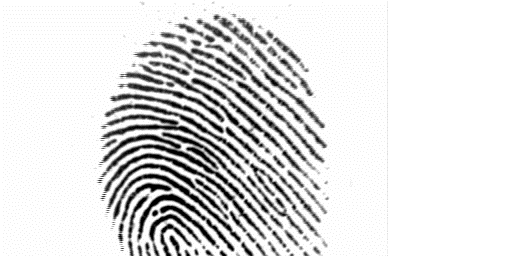
%> input picture MatLab/Fourier vs Huellas/0 copia.tif, 512 x 256 px
$ octave formulaDelPaper.m   (GNU Octave 9; MATLAB toolbox functions it lacks are replaced by stand-ins)
%> lines starting %> are read from the running program, lines starting %| are printed output that depends on the picture
B = double(imread('Fourier vs Huellas/0 copia.tif','tif'));
B1 = B(:,:,1);
I = log(1 + abs(fftshift(fft2(B1))));
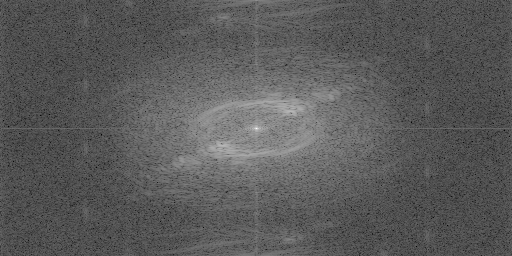
%> I: size 256x512 double; min 2.76, max 17.19, mean 7.89; drawn with min black and max white
%I = abs(fftshift(fft2(B1)));
%I = abs(imag(fftshift(fft2(B1))));
mesh(I); colormap(gray);
%> after `colormap(gray)`:
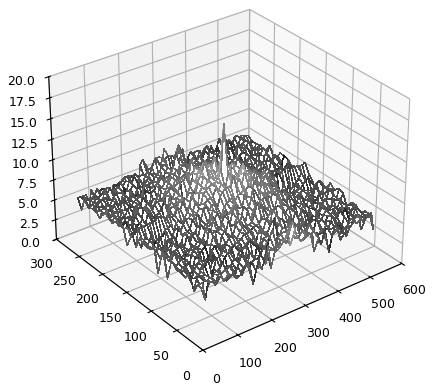
%> figure redrawn from the program's plot data

$ run again, with MatLab/Fourier vs Huellas/1 copia.tif copied over MatLab/Fourier vs Huellas/0 copia.tif
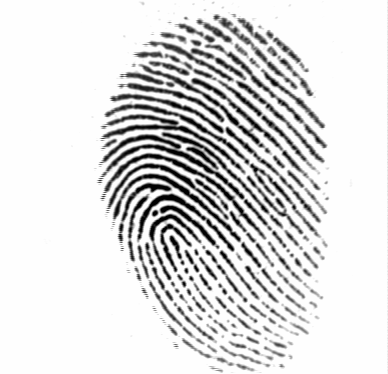
%> input picture MatLab/Fourier vs Huellas/1 copia.tif, 388 x 374 px
%> `I = log(1 + abs(fftshift(fft2(B1))));`:
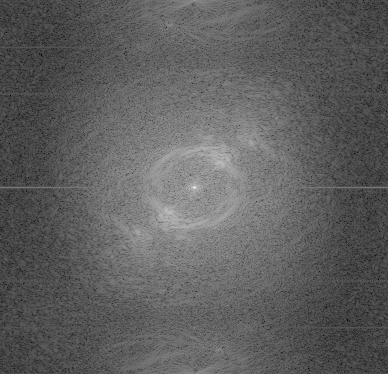
%> I: size 374x388 double; min 1.48, max 17.28, mean 7.38; drawn with min black and max white
%> `colormap(gray)`:
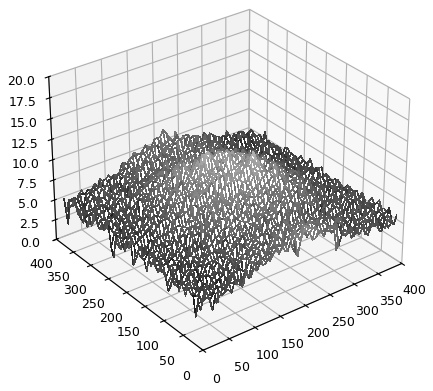
%> figure redrawn from the program's plot data

$ run again, with MatLab/Fourier vs Huellas/3 copia.tif copied over MatLab/Fourier vs Huellas/0 copia.tif
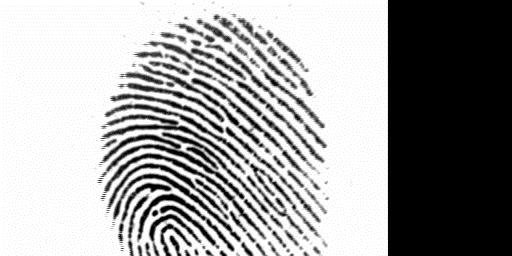
%> input picture MatLab/Fourier vs Huellas/3 copia.tif, 512 x 256 px
%> `I = log(1 + abs(fftshift(fft2(B1))));`:
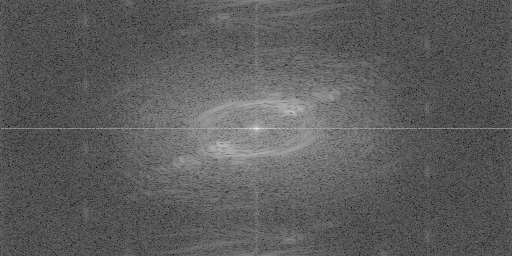
%> I: size 256x512 double; min 2.76, max 16.86, mean 7.89; drawn with min black and max white
%> `colormap(gray)`:
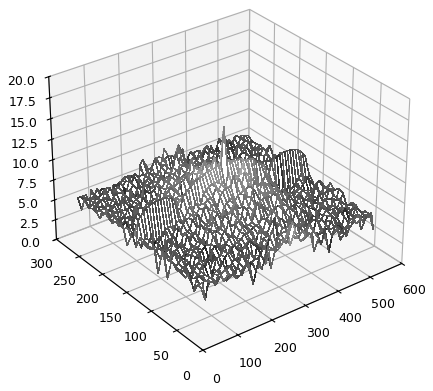
%> figure redrawn from the program's plot data
